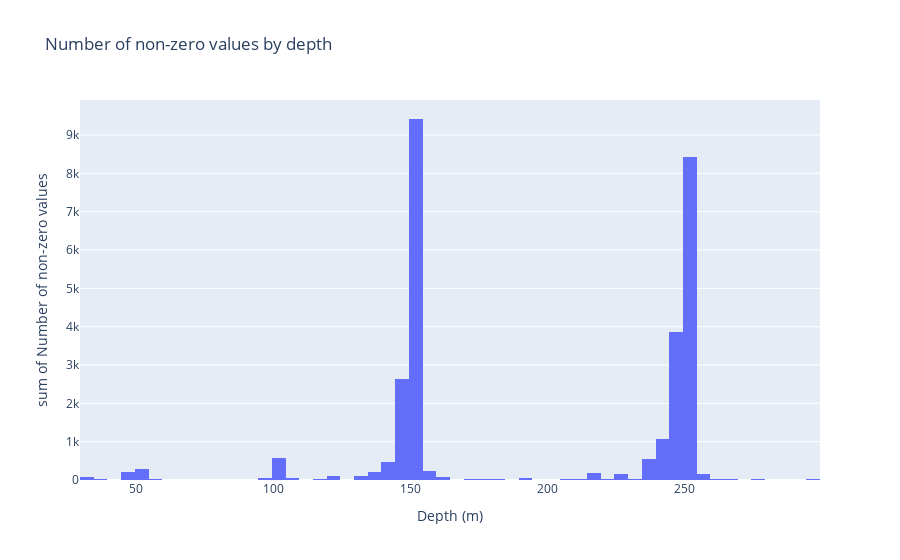

The notebook cell this image was saved under:
### Code cell
px.histogram(
    x=data["DEPTH_STRT"],
    y=nb_zeros,
    title="Number of non-zero values by depth",
    labels=dict(x="Depth (m)", y="Number of non-zero values"),
    nbins=100,
)

### Figure 1 — Plotly figure (JSON) as saved in the notebook; plotly's stock layout.template omitted (floating-point values rounded to 4 significant figures; data arrays with more than 128 entries replaced by an {"elided": "..."} marker saying what was removed)
{"data": [{"bingroup": "x", "histfunc": "sum", "hovertemplate": "Depth (m)=%{x}<br>sum of Number of non-zero values=%{y}<extra></extra>", "legendgroup": "", "marker": {"color": "#636efa", "pattern": {"shape": ""}}, "name": "", "nbinsx": 100, "orientation": "v", "showlegend": false, "type": "histogram", "x": {"elided": "1077 float values"}, "xaxis": "x", "y": {"elided": "1077 int values"}, "yaxis": "y"}], "layout": {"barmode": "relative", "legend": {"tracegroupgap": 0}, "title": {"text": "Number of non-zero values by depth"}, "xaxis": {"anchor": "y", "domain": [0, 1], "title": {"text": "Depth (m)"}}, "yaxis": {"anchor": "x", "domain": [0, 1], "title": {"text": "sum of Number of non-zero values"}}}}
